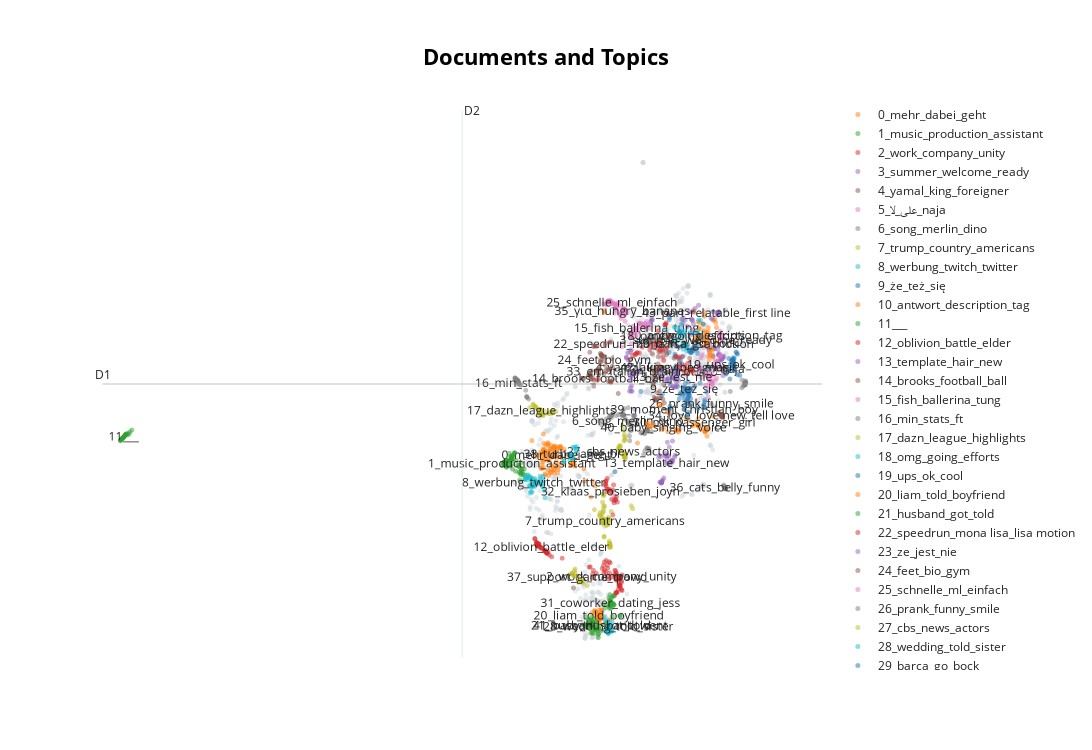

This figure's notebook cell:
### Code cell
topic_model.visualize_documents(texts)
